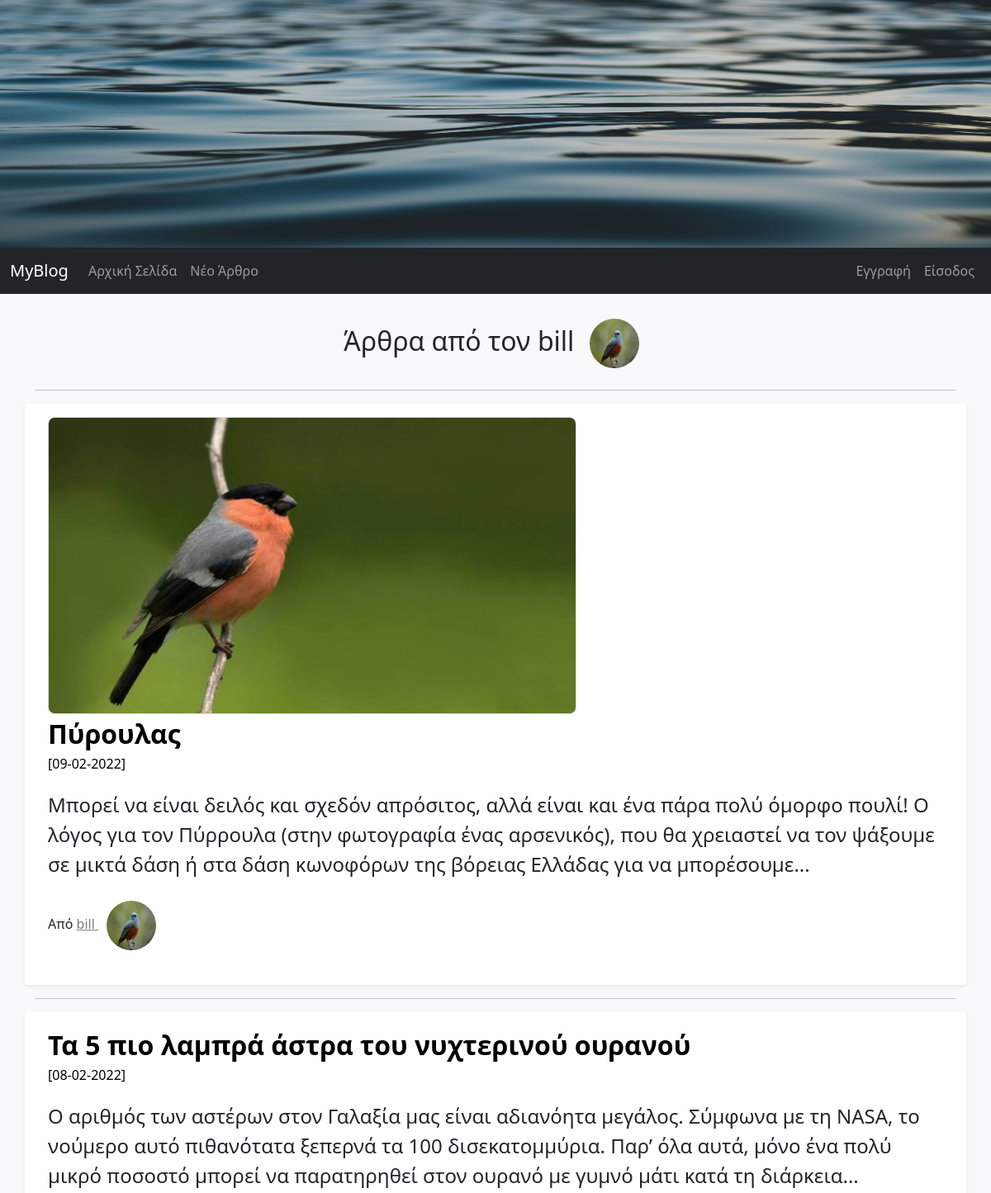
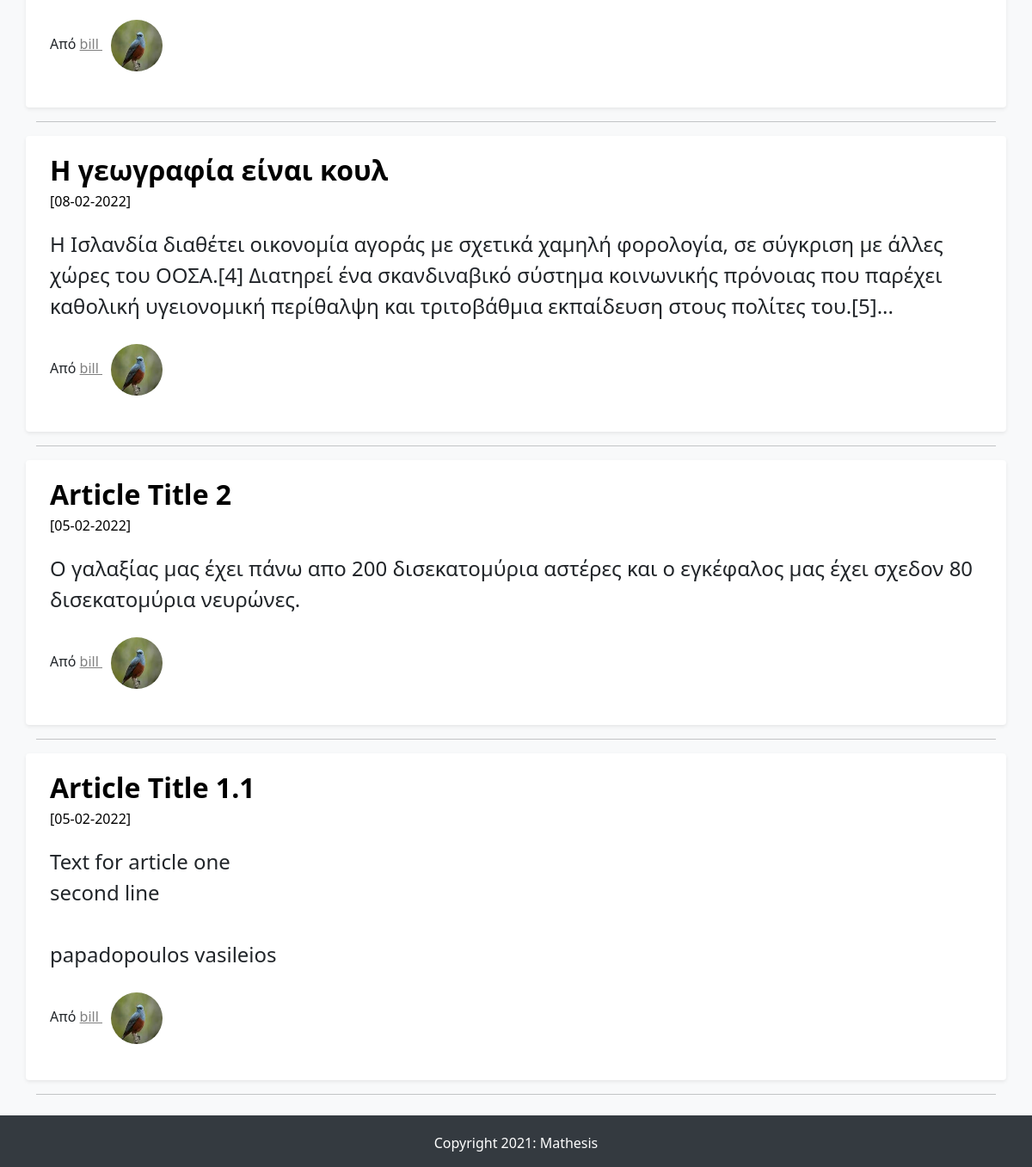
The app's page /articles_by_author/1 with its own data (2 pictures, top to bottom).
### FlaskBlogApp/models.py (models this page shows, shortened)
class User(db.Model, UserMixin):
    id = db.Column(db.Integer, primary_key=True)
    username = db.Column(db.String(15), unique=True, nullable=False)
    email = db.Column(db.String(150), unique=True)
    password = db.Column(db.String(36), nullable=False)
    profile_image = db.Column(db.String(30), default="default_profile_image.jpg")
    articles = db.relationship('Article', backref='author', lazy=True)

class Article(db.Model):
    id = db.Column(db.Integer, primary_key=True)
    article_title = db.Column(db.String(50), nullable=False)
    article_body = db.Column(db.Text(), nullable=False)
    article_image = db.Column(db.String(30), default="default_article_image.jpg", nullable=False)
    date_created = db.Column(db.DateTime, default=datetime.utcnow, nullable=False)
    user_id = db.Column(db.Integer, db.ForeignKey('user.id'), nullable=False)

### FlaskBlogApp/routes.py (the view)
@app.route("/articles_by_author/<int:author_id>")
def articles_by_author(author_id):
    user = User.query.get_or_404(author_id)
    articles = Article.query.filter_by(author=user).order_by(Article.date_created.desc())
    return render_template("articles_by_author.html", articles=articles, author=user)

### FlaskBlogApp/templates/articles_by_author.html (shortened to what this page needs)
{% extends "base.html" %}
{% block content %}
<h2 class="aba_header">
    Άρθρα από τον {{ author.username }}
    <img class="rounded-circle profile-image" alt="{{ author.username }}" src="{{ url_for('static', filename='images/profiles_images/'+author.profile_image) }}" data-holder-rendered="true" data-bs-toggle="tooltip" data-bs-placement="top" title="{{ author.username }}">
  </h2>
  <hr>
{% if articles %}
    {% for article in articles %}
    <div class="row my-3 p-3 bg-body rounded shadow-sm">
        <div class="col col-md-12">
          {% if article.article_image and article.article_image != 'default_article_image.jpg' %}
            <img src="{{ url_for('static', filename='images/articles_images/'+article.article_image) }}" alt="" class="img-responsive a_image" width="640px" height="360px">
          {% endif %}
        </div>
        <div class="col col-md-12">
          <div class="main-article-title">
            <a class="article_title" href="{{ url_for('full_article', article_id=article.id) }}">{{ article.article_title | safe }}</a>
          </div>
          <small class="article_date">[{{ article.date_created.strftime('%d-%m-%Y') }}]</small>
          <p class="main-article-partial-text">
            {{ article.article_body | truncate(255) | safe }}
          </p>
          <p class="">Από
            <span>
              <a class="author-name" href="{{ url_for('articles_by_author', author_id=article.author.id) }}"> {{ article.author.username }}
                <img class="rounded-circle profile-image" alt="{{ article.author.username }}" src="{{ url_for('static', filename='images/profiles_images/'+article.author.profile_image) }}" data-holder-rendered="true" data-bs-toggle="tooltip" data-bs-placement="top" title="{{ article.author.username }}">
              </a>
            </span>
          </p>
        </div>
      </div>
      <hr>
    {% endfor %}
{% endif %}
{% endblock content %}

### FlaskBlogApp/templates/base.html (shortened to what this page needs)
<html>
    <head>
        <link href="https://cdn.jsdelivr.net/npm/bootstrap@5.1.3/dist/css/bootstrap.min.css" rel="stylesheet">
        <link rel="stylesheet" type="text/css" href="{{ url_for('static', filename='css/styles.css') }}">
    </head>
    <body>
        <img src="{{ url_for('static', filename='images/jumbotron.jpg')}}" width="100%" height="300px" class="img-responsive">
        {% include "navbar.html" %}
        <main role="main" class="container">
            {% block content %}
            {% endblock content %}
        </main>
        {% include "footer.html" %}
    </body>
</html>

### FlaskBlogApp/templates/navbar.html (shortened to what this page needs)
<nav class="navbar navbar-expand-lg navbar-dark bg-dark">
    <div class="container-fluid">
      <a class="navbar-brand" href="/">MyBlog</a>
      <div class="collapse navbar-collapse" id="navbarNav">
        <ul class="navbar-nav me-auto mb-2 mb-lg-0">
          <li class="nav-item">
            <a class="nav-link" aria-current="page" href="/">Αρχική Σελίδα</a>
          </li>
          <li class="nav-item">
            <a class="nav-link" href="/new_article/">Νέο Άρθρο</a>
          </li>
        </ul>
        <ul class="nav navbar-nav navbar-right">
          {% if current_user.is_authenticated %}
          <li class="nav-item dropdown">
            <a class="nav-link dropdown-toggle" href="#" id="navbarDropdown" role="button" data-bs-toggle="dropdown" aria-expanded="false">
              <img class="rounded-circle navbar-profile-image" src="{{ url_for('static', filename='images/profiles_images/'+current_user.profile_image) }}" alt="{{ current_user.username }}" data-holder-rendered="true" data-bs-toggle="tooltip" data-bs-placement="top", title='{{ current_user.username }}'>
            </a>
            <ul class="dropdown-menu" aria-labelledby="navbarDropdown">
              <li>
                <a class="dropdown-item" href="/account/">{{ current_user.username }}</a>
              </li>
              <li>
                <a class="dropdown-item" href="/logout/">Έξοδος</a>
              </li>
            </ul>
          </li>
          {% else %}
          <li class="nav-item">
            <a class="nav-link" href="/signup/">Εγγραφή</a>
          </li>
          <li class="nav-item">
            <a class="nav-link" href="/login/">Είσοδος</a>
          </li>
          {% endif %}
        </ul>
      </div>
    </div>
  </nav>

### FlaskBlogApp/templates/footer.html
<footer class="page-footer font-small stylish-color-dark pt-1 mt-4">
    <div class="footer-copyright py-3 text-center">
        Copyright 2021: Mathesis
    </div>
  </footer>

### FlaskBlogApp/static/css/styles.css (style rules this page uses)
body { background-color: #f8f9fa; }
.container { margin-top: 20px; }
.main-article-title { font-size: 2em; font-weight: bold; text-decoration: none; color: black; }
.article_date,.article_date:hover { font-size: 1em; color: black; }
.main-article-partial-text,.main-article-full-text { font-size: 1.5em; margin-top: 20px; }
.author-name:link { color: gray; }
.article_title:link, .article_title:hover, .article_title:visited { text-decoration: none; color: black; }
.main-article-category:hover,.main-article-title:hover,.author-name { text-decoration: underline; color: black; }
footer { color: #fff; background-color: #343a40; }
.row { margin-top: 20px; }
.profile-image { width: 60px; height: 60px; margin: 10px; }
.a_image { border: 1px solid #ddd; border-radius: 8px; }
.aba_header { text-align: center; }

### records on screen
User: username "bill", profile_image (picture)
Article: article_image (picture), article_title "Πύρουλας", date_created "09-02-2022", article_body "Μπορεί να είναι δειλός και σχεδόν απρόσιτος, αλλά είναι και ένα πάρα πολύ όμορφο πουλί! Ο λόγος για τον Πύρρουλα (στην φωτογραφία ένας αρσενικός), που θα χρειαστεί να τον ψάξουμε σε μικτά δάση ή στα δάση κωνοφόρων της βόρειας Ελλάδας για να μπορέσουμε...", author.username "bill", profile_image (picture)
Article: article_title "Τα 5 πιο λαμπρά άστρα του νυχτερινού ουρανού", date_created "08-02-2022", article_body "Ο αριθμός των αστέρων στον Γαλαξία μας είναι αδιανόητα μεγάλος. Σύμφωνα με τη NASA, το νούμερο αυτό πιθανότατα ξεπερνά τα 100 δισεκατομμύρια. Παρ’ όλα αυτά, μόνο ένα πολύ μικρό ποσοστό μπορεί να παρατηρηθεί στον ουρανό με γυμνό μάτι κατά τη διάρκεια...", author.username "bill", profile_image (picture)
Article: article_title "Η γεωγραφία είναι κουλ", date_created "08-02-2022", article_body "Η Ισλανδία διαθέτει οικονομία αγοράς με σχετικά χαμηλή φορολογία, σε σύγκριση με άλλες χώρες του ΟΟΣΑ.[4] Διατηρεί ένα σκανδιναβικό σύστημα κοινωνικής πρόνοιας που παρέχει καθολική υγειονομική περίθαλψη και τριτοβάθμια εκπαίδευση στους πολίτες του.[5]...", author.username "bill", profile_image (picture)
Article: article_title "Article Title 2", date_created "05-02-2022", article_body "Ο γαλαξίας μας έχει πάνω απο 200 δισεκατομύρια αστέρες και ο εγκέφαλος μας έχει σχεδον 80 δισεκατομύρια νευρώνες.", author.username "bill", profile_image (picture)
Article: article_title "Article Title 1.1", date_created "05-02-2022", article_body "Text for article one second line papadopoulos vasileios", author.username "bill", profile_image (picture)
